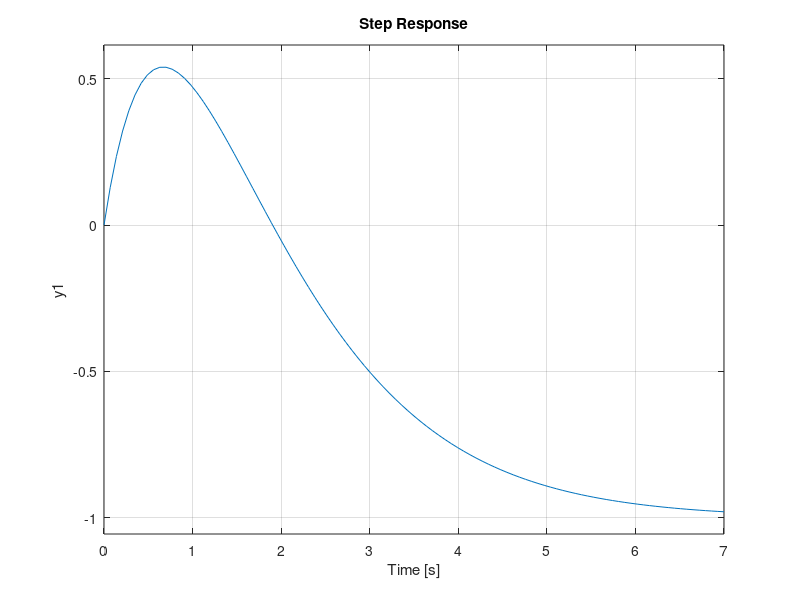
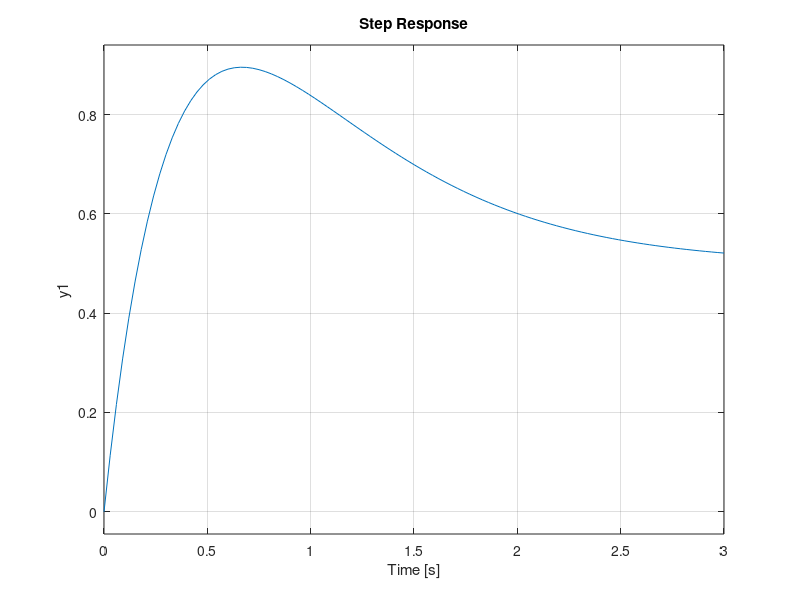

These charts were generated, in order, by the following MATLAB code:
clear all ; 
close all ; 
clc ; 

%% define the transfert functions for system 1 

G = tf( [2 , -1 ] , [ 1 , 0 , 2 ]) ;
K = tf( 1 , 1 ) ; 

G1 = minreal( K * G / ( 1 + K * G )) ; 

P = pole( G1 )
stability = isstable( G1 )

%% define transfert functions for system 2 

K2 = tf( [ 4 , 2 ] , [ 2 , -1 ] ) ; 

G2 = minreal( ( K2 * G) / ( 1 + ( K2 * G ) ) )
P = pole( G2 )
stability2 = isstable( G2 )

%% 

G3 = tf( [ 4 , 2 ] , [ 1 , 4 , 4 ] )

figure(1)
bode( G3 )
hold on 
bode( G2)
hold off
legend( "C_G2" , "G3" )

%%
figure(1)
step( G1 )

figure(2)
step( G3 )